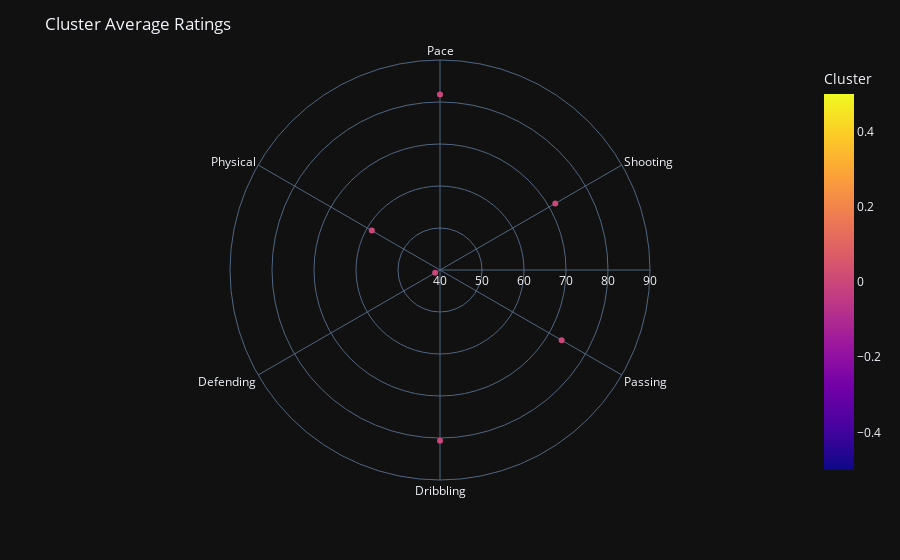

Write notebook code for a chart like this one.
### Code cell
# Explore distribution of categories within each cluster

fig = px.scatter_polar(
    scatter_polar_df[scatter_polar_df['kmeans_cluster'] == 0],
    r = [,
    theta = 'Category',
    color = 'Cluster',
    range_r = (40,90))

fig.update_layout(template = 'plotly_dark', showlegend = True, 
                  title = 'Cluster Average Ratings')
fig.update_polars(angularaxis_showgrid = True)
fig.show()

### Figure 1 — Plotly figure (JSON) as saved in the notebook; plotly's stock layout.template omitted (floating-point values rounded to 4 significant figures)
{"data": [{"hovertemplate": "Rating=%{r}<br>Category=%{theta}<br>Cluster=%{marker.color}<extra></extra>", "legendgroup": "", "marker": {"color": [0, 0, 0, 0, 0, 0], "coloraxis": "coloraxis", "symbol": "circle"}, "mode": "markers", "name": "", "r": [81.79, 71.7, 73.44, 80.63, 41.34, 58.75], "showlegend": false, "subplot": "polar", "theta": ["Pace", "Shooting", "Passing", "Dribbling", "Defending", "Physical"], "type": "scatterpolar"}], "layout": {"coloraxis": {"colorbar": {"title": {"text": "Cluster"}}, "colorscale": [[0, "#0d0887"], [0.1111, "#46039f"], [0.2222, "#7201a8"], [0.3333, "#9c179e"], [0.4444, "#bd3786"], [0.5556, "#d8576b"], [0.6667, "#ed7953"], [0.7778, "#fb9f3a"], [0.8889, "#fdca26"], [1, "#f0f921"]]}, "legend": {"tracegroupgap": 0}, "margin": {"t": 60}, "polar": {"angularaxis": {"direction": "clockwise", "rotation": 90, "showgrid": true}, "domain": {"x": [0, 1], "y": [0, 1]}, "radialaxis": {"range": [40, 90]}}, "showlegend": true, "title": {"text": "Cluster Average Ratings"}}}
